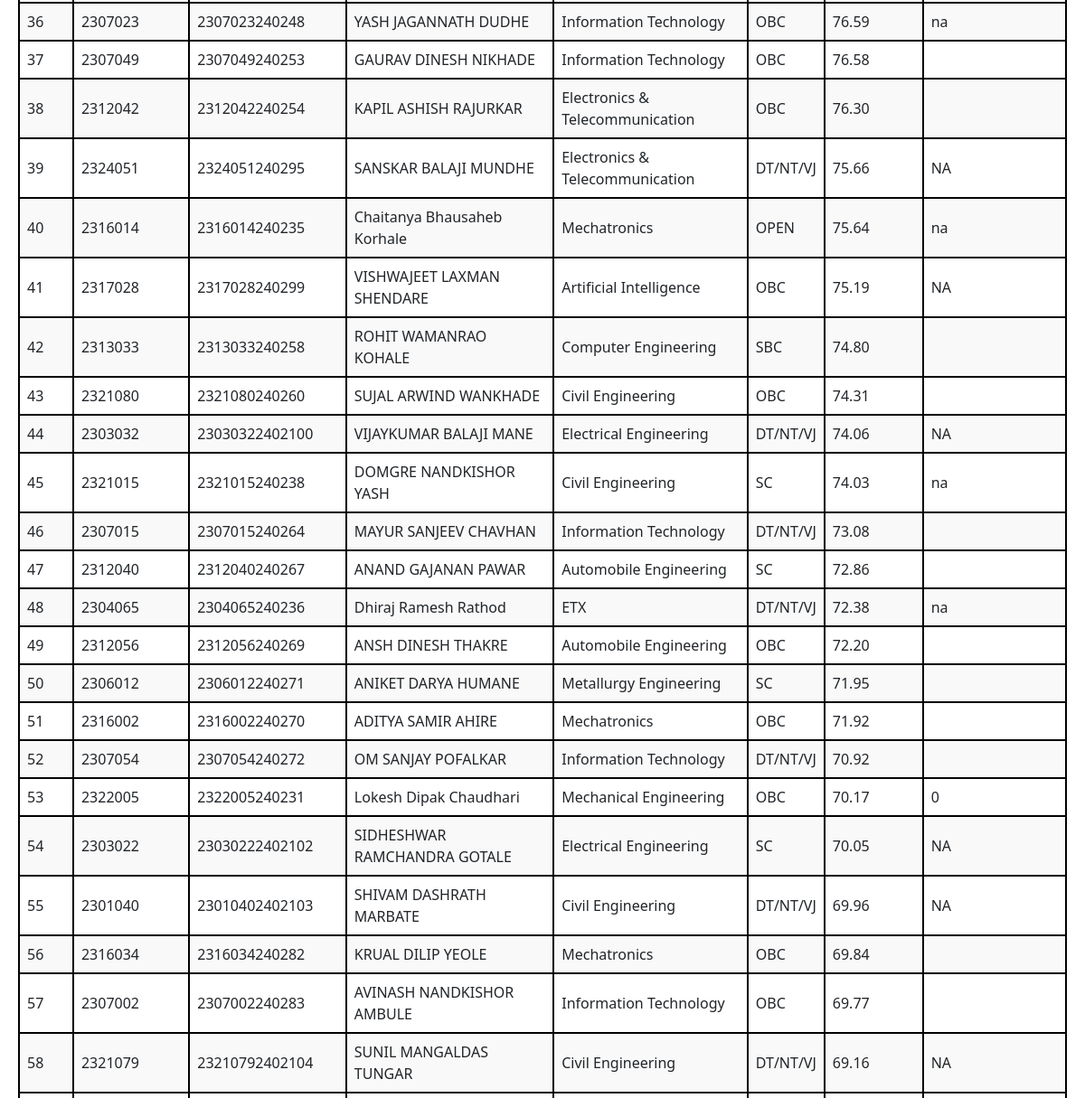
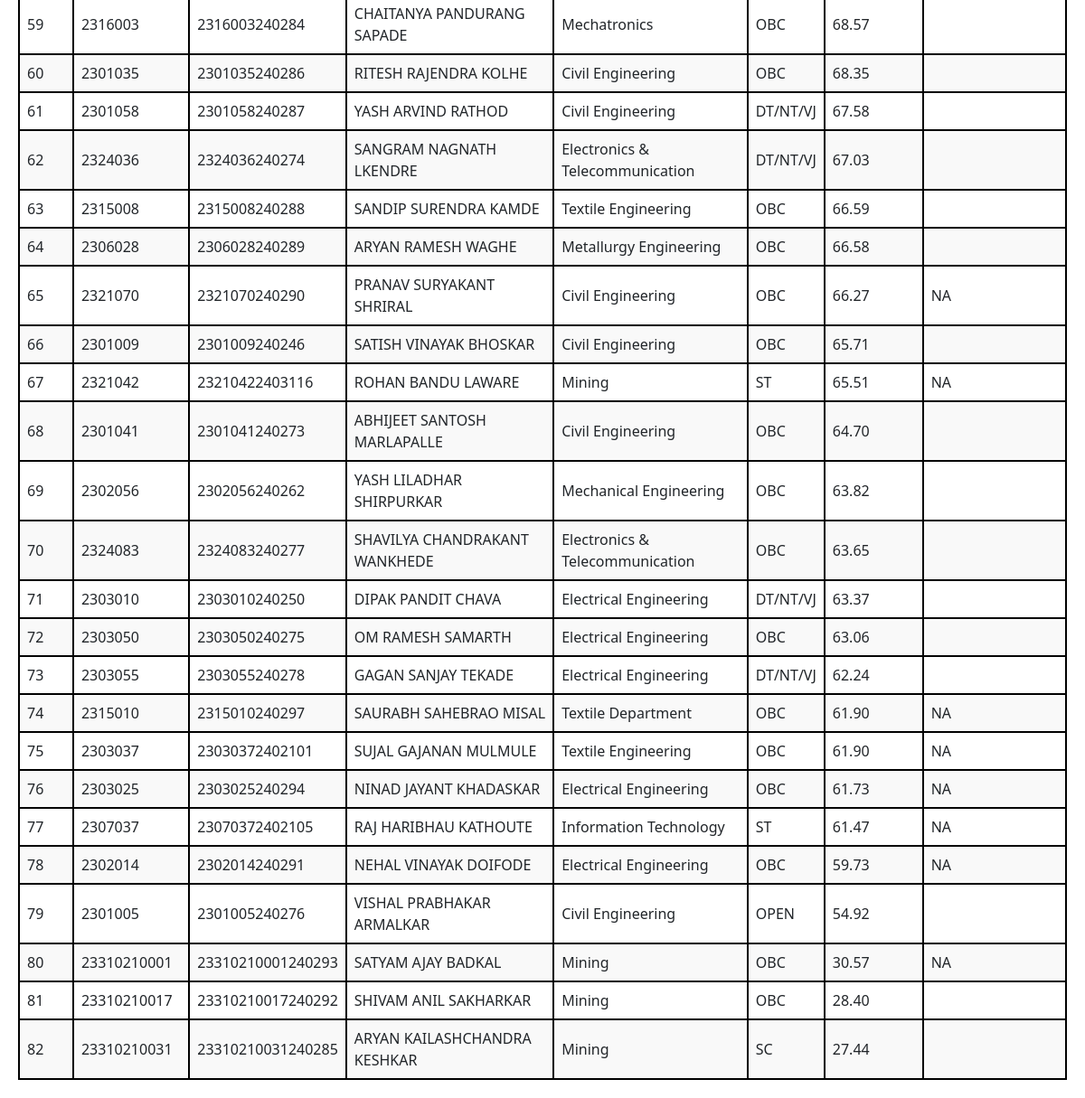
The page /Provisional_list2/ (lower part) on the database as committed earlier (2 pictures, top to bottom).
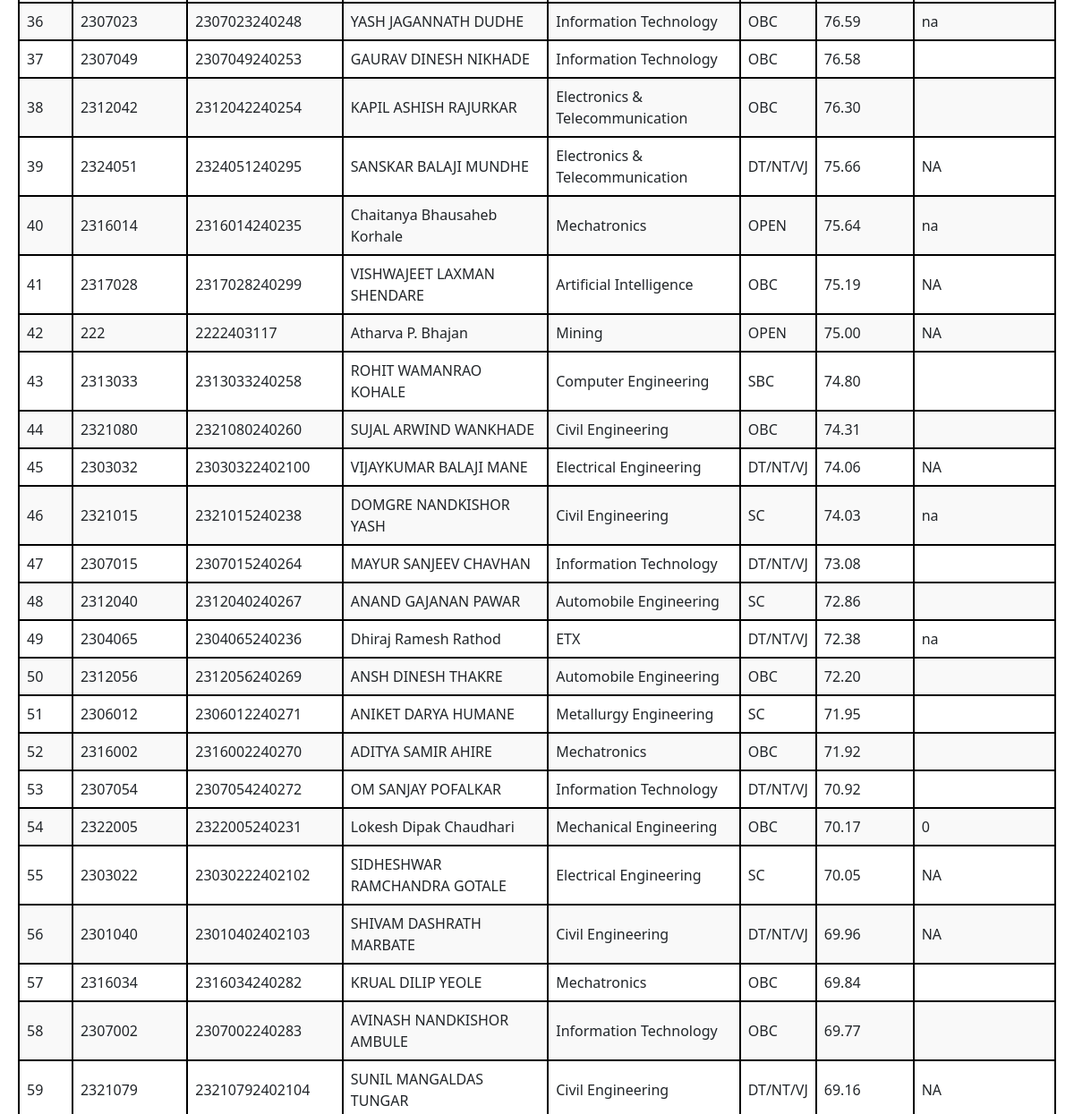
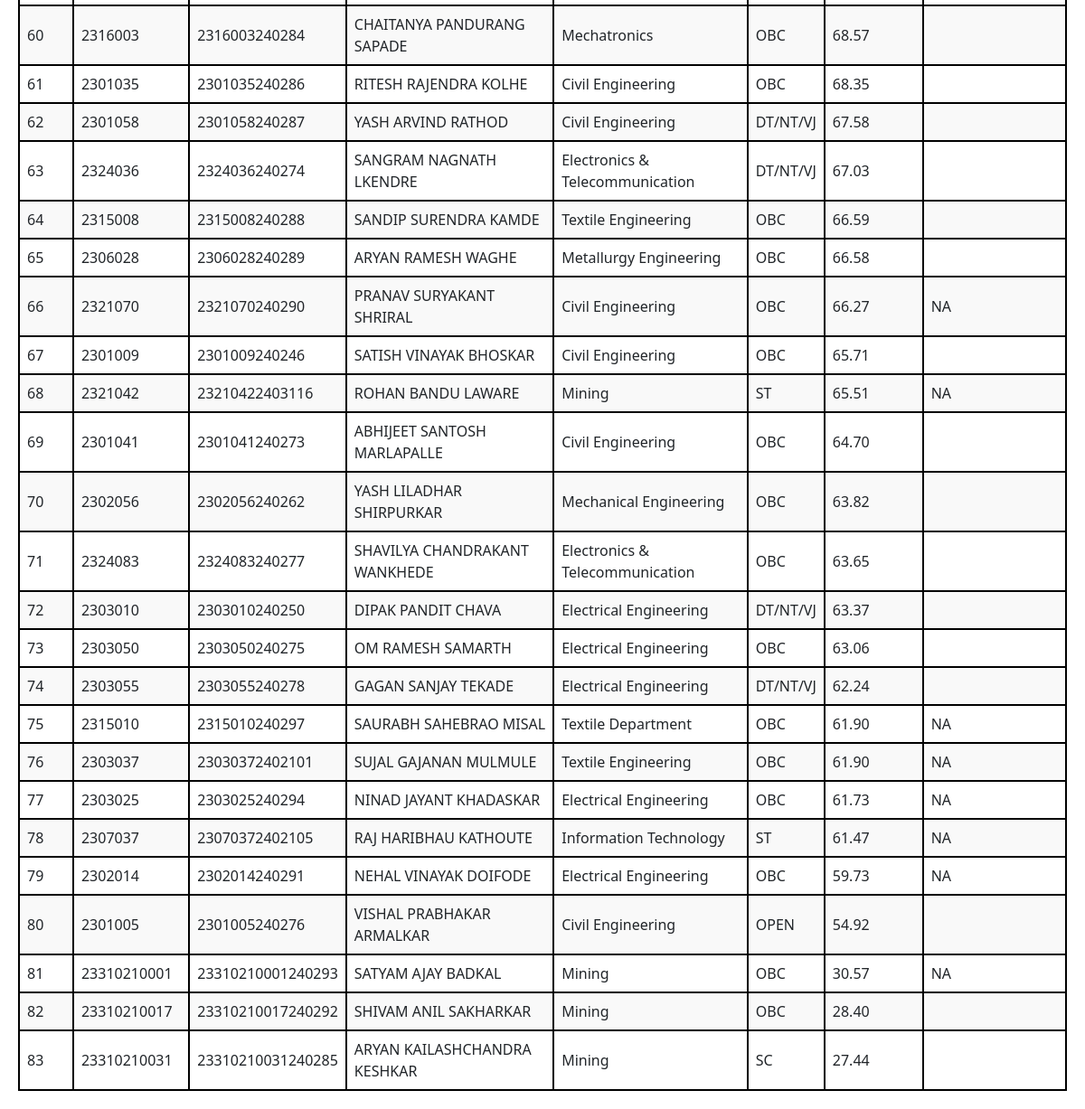
The same page on the database as committed later (2 pictures, top to bottom).
### Hostel_Admission/models.py (models this page shows)
class HostelData2(models.Model):
    id = models.AutoField(primary_key=True)
    fno = models.CharField(max_length=255)
    name = models.CharField(max_length=100)
    DOB = models.DateField()
    cast = models.CharField(max_length=10)
    nationality = models.CharField(max_length=10)
    BGroup = models.CharField(max_length=4)
    phone1 = models.IntegerField()
    Address1 = models.CharField(max_length=50)
    Email = models.EmailField(max_length=30)
    Year = models.CharField(max_length=7,default="Second")
    Branch = models.CharField(max_length=40)
    Backlog = models.CharField(max_length=3,default='YES')
    Nu_Backlog = models.IntegerField(default=0)
    mark1 = models.FloatField(default=0)
    outoff1 = models.FloatField(default=0)
    mark2 = models.FloatField(default=0)
    outoff2 = models.FloatField(default=0)
    percentage = models.FloatField()
    Father_name = models.CharField(max_length=100)
    phone2 = models.IntegerField()
    Address2 = models.CharField(max_length=50)
    occupation = models.CharField(max_length=50)
    Enroll = models.CharField(max_length=15)
    SPhoto = models.FileField(upload_to='3signatures/student/',default='file.jpg')
    student_signature = models.FileField(upload_to='2signatures/student/',default='file.jpg')
    father_signature = models.FileField(upload_to='2signatures/father/',default='file.jpg')
    marksheet1 = models.FileField(upload_to='2marksheet1/', default='file.pdf')
    marksheet2 = models.FileField(upload_to='2marksheet2/', default='file.pdf')
    Domacile = models.FileField(upload_to='2Domacile/', default='file.pdf')
    Allotment = models.FileField(upload_to='2Allotment/', default='file.pdf')
    Addmission = models.FileField(upload_to='2Addmission/', default='file.pdf')
    Registration  = models.FileField(upload_to='2Registration/', default='file.pdf')
    ncl = models.FileField(upload_to='2ncl/', default='NA')
    status = models.CharField(max_length=200,default='not_verified')
    castecert = models.FileField(upload_to='3castecert/',default='NA')
    remark = models.CharField(max_length=200, default='NA')
    payment_ss = models.FileField(upload_to='payment/', default='NA')
    trans_id = models.CharField(max_length=255,default=0)

### Hostel_Admission/views.py (the view)
# urls.py: path('Provisional_list2/',views.Provisional_list2,name='Provisional_list2'),
def Provisional_list2(request):
    data = HostelData2.objects.all()
    data = sorted(data ,key=lambda x:(-x.percentage))
    return render(request , 'Admin_OP/Provisional1/second_year.html',{'data':data} )

### Hostel_Admission/templates/Admin_OP/Provisional1/second_year.html (shortened to what this page needs)
<!DOCTYPE html>
<html lang="en">
<head> {% load static %}
    <link rel="stylesheet" href="https://cdn.jsdelivr.net/npm/bootstrap@5.3.1/dist/css/bootstrap.min.css">
    <link rel="stylesheet" href="https://cdn.jsdelivr.net/npm/bootstrap@5.3.1/dist/js/bootstrap.bundle.min.js">
</head>
<body>
    <table class="styled-table">
        <tbody>
            {% for student in data %}
            <tr>
                <td>{{ forloop.counter }}</td>
                <td>{{ student.Enroll }}</td>
                <td>{{ student.fno }}</td>
                <td>{{ student.name }}</td>
                <td>{{ student.Branch }}</td>
                <td>{{ student.cast }}</td>
                <td>{{ student.percentage|floatformat:2 }}</td>
                <td>{{ student.remark }}</td>
            </tr>
            {% endfor %}
        </tbody>
      </table>
</body>
</html>

Rows that differ between the two databases and show on the page:
added HostelData2: Enroll "222", fno "2222403117", name "Atharva P. Bhajan", Branch "Mining", cast "OPEN", percentage "75.00", remark "NA"
